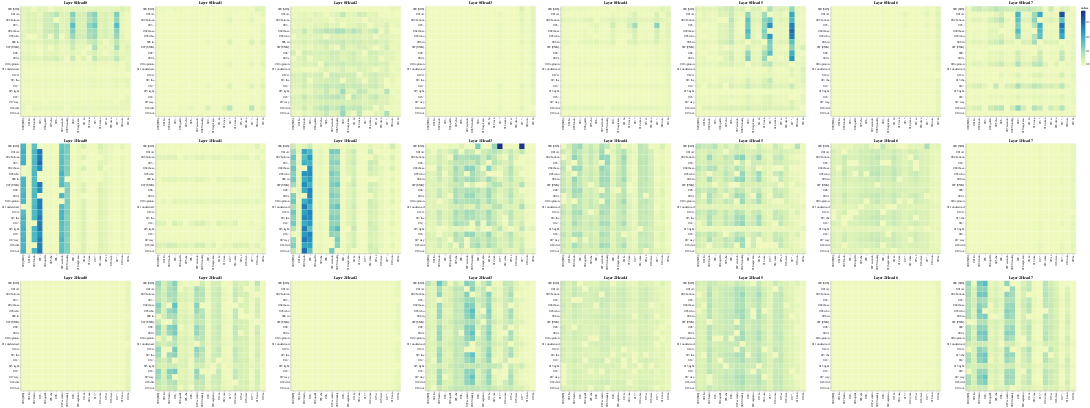

Notebook source saved alongside this figure:
### Code cell
# Encoder Self-Attention
get_all_attention_maps("encoder-decoder", layers, heads, encoder_input_tokens, decoder_input_tokens, min(20, sentence_len))

### Figure 1 — Vega-Lite specification as saved in the notebook (floating-point values rounded to 4 significant figures; data arrays with more than 128 entries replaced by an {"elided": "..."} marker saying what was removed)
{"config": {"view": {"continuousWidth": 300, "continuousHeight": 300}}, "vconcat": [{"hconcat": [{"data": {"name": "data-a505d3f398348049e02916037ff9f5dc"}, "mark": {"type": "rect"}, "encoding": {"color": {"field": "value", "type": "quantitative"}, "tooltip": [{"field": "row", "type": "quantitative"}, {"field": "column", "type": "quantitative"}, {"field": "value", "type": "quantitative"}, {"field": "row_token", "type": "nominal"}, {"field": "col_token", "type": "nominal"}], "x": {"axis": {"title": ""}, "field": "col_token", "type": "nominal"}, "y": {"axis": {"title": ""}, "field": "row_token", "type": "nominal"}}, "height": 400, "name": "view_49", "title": "Layer 0 Head 0", "width": 400}, {"data": {"name": "data-76799fadc1f2eacd3e44edfbbd1934a6"}, "mark": {"type": "rect"}, "encoding": {"color": {"field": "value", "type": "quantitative"}, "tooltip": [{"field": "row", "type": "quantitative"}, {"field": "column", "type": "quantitative"}, {"field": "value", "type": "quantitative"}, {"field": "row_token", "type": "nominal"}, {"field": "col_token", "type": "nominal"}], "x": {"axis": {"title": ""}, "field": "col_token", "type": "nominal"}, "y": {"axis": {"title": ""}, "field": "row_token", "type": "nominal"}}, "height": 400, "name": "view_50", "title": "Layer 0 Head 1", "width": 400}, {"data": {"name": "data-00a01d9a278de789f618cf6ec7fddb83"}, "mark": {"type": "rect"}, "encoding": {"color": {"field": "value", "type": "quantitative"}, "tooltip": [{"field": "row", "type": "quantitative"}, {"field": "column", "type": "quantitative"}, {"field": "value", "type": "quantitative"}, {"field": "row_token", "type": "nominal"}, {"field": "col_token", "type": "nominal"}], "x": {"axis": {"title": ""}, "field": "col_token", "type": "nominal"}, "y": {"axis": {"title": ""}, "field": "row_token", "type": "nominal"}}, "height": 400, "name": "view_51", "title": "Layer 0 Head 2", "width": 400}, {"data": {"name": "data-da35a3035d728d6fe9bac64da3132824"}, "mark": {"type": "rect"}, "encoding": {"color": {"field": "value", "type": "quantitative"}, "tooltip": [{"field": "row", "type": "quantitative"}, {"field": "column", "type": "quantitative"}, {"field": "value", "type": "quantitative"}, {"field": "row_token", "type": "nominal"}, {"field": "col_token", "type": "nominal"}], "x": {"axis": {"title": ""}, "field": "col_token", "type": "nominal"}, "y": {"axis": {"title": ""}, "field": "row_token", "type": "nominal"}}, "height": 400, "name": "view_52", "title": "Layer 0 Head 3", "width": 400}, {"data": {"name": "data-17166c7a7bf9b76b0e42576757b5bdd2"}, "mark": {"type": "rect"}, "encoding": {"color": {"field": "value", "type": "quantitative"}, "tooltip": [{"field": "row", "type": "quantitative"}, {"field": "column", "type": "quantitative"}, {"field": "value", "type": "quantitative"}, {"field": "row_token", "type": "nominal"}, {"field": "col_token", "type": "nominal"}], "x": {"axis": {"title": ""}, "field": "col_token", "type": "nominal"}, "y": {"axis": {"title": ""}, "field": "row_token", "type": "nominal"}}, "height": 400, "name": "view_53", "title": "Layer 0 Head 4", "width": 400}, {"data": {"name": "data-c55b513bbf7b7512117fe13c001ed343"}, "mark": {"type": "rect"}, "encoding": {"color": {"field": "value", "type": "quantitative"}, "tooltip": [{"field": "row", "type": "quantitative"}, {"field": "column", "type": "quantitative"}, {"field": "value", "type": "quantitative"}, {"field": "row_token", "type": "nominal"}, {"field": "col_token", "type": "nominal"}], "x": {"axis": {"title": ""}, "field": "col_token", "type": "nominal"}, "y": {"axis": {"title": ""}, "field": "row_token", "type": "nominal"}}, "height": 400, "name": "view_54", "title": "Layer 0 Head 5", "width": 400}, {"data": {"name": "data-965ada48eca8078397c8f42ad1e2ef6b"}, "mark": {"type": "rect"}, "encoding": {"color": {"field": "value", "type": "quantitative"}, "tooltip": [{"field": "row", "type": "quantitative"}, {"field": "column", "type": "quantitative"}, {"field": "value", "type": "quantitative"}, {"field": "row_token", "type": "nominal"}, {"field": "col_token", "type": "nominal"}], "x": {"axis": {"title": ""}, "field": "col_token", "type": "nominal"}, "y": {"axis": {"title": ""}, "field": "row_token", "type": "nominal"}}, "height": 400, "name": "view_55", "title": "Layer 0 Head 6", "width": 400}, {"data": {"name": "data-a319c70dac8aabd1bd05afb7f6eed7a0"}, "mark": {"type": "rect"}, "encoding": {"color": {"field": "value", "type": "quantitative"}, "tooltip": [{"field": "row", "type": "quantitative"}, {"field": "column", "type": "quantitative"}, {"field": "value", "type": "quantitative"}, {"field": "row_token", "type": "nominal"}, {"field": "col_token", "type": "nominal"}], "x": {"axis": {"title": ""}, "field": "col_token", "type": "nominal"}, "y": {"axis": {"title": ""}, "field": "row_token", "type": "nominal"}}, "height": 400, "name": "view_56", "title": "Layer 0 Head 7", "width": 400}]}, {"hconcat": [{"data": {"name": "data-797405387a1672751ed2cf8e4fb86b34"}, "mark": {"type": "rect"}, "encoding": {"color": {"field": "value", "type": "quantitative"}, "tooltip": [{"field": "row", "type": "quantitative"}, {"field": "column", "type": "quantitative"}, {"field": "value", "type": "quantitative"}, {"field": "row_token", "type": "nominal"}, {"field": "col_token", "type": "nominal"}], "x": {"axis": {"title": ""}, "field": "col_token", "type": "nominal"}, "y": {"axis": {"title": ""}, "field": "row_token", "type": "nominal"}}, "height": 400, "name": "view_57", "title": "Layer 1 Head 0", "width": 400}, {"data": {"name": "data-cbec1fbc4f4e9ceaef297f911760397f"}, "mark": {"type": "rect"}, "encoding": {"color": {"field": "value", "type": "quantitative"}, "tooltip": [{"field": "row", "type": "quantitative"}, {"field": "column", "type": "quantitative"}, {"field": "value", "type": "quantitative"}, {"field": "row_token", "type": "nominal"}, {"field": "col_token", "type": "nominal"}], "x": {"axis": {"title": ""}, "field": "col_token", "type": "nominal"}, "y": {"axis": {"title": ""}, "field": "row_token", "type": "nominal"}}, "height": 400, "name": "view_58", "title": "Layer 1 Head 1", "width": 400}, {"data": {"name": "data-3c429db9ceb5cbb0e493cf70ff7dc5cd"}, "mark": {"type": "rect"}, "encoding": {"color": {"field": "value", "type": "quantitative"}, "tooltip": [{"field": "row", "type": "quantitative"}, {"field": "column", "type": "quantitative"}, {"field": "value", "type": "quantitative"}, {"field": "row_token", "type": "nominal"}, {"field": "col_token", "type": "nominal"}], "x": {"axis": {"title": ""}, "field": "col_token", "type": "nominal"}, "y": {"axis": {"title": ""}, "field": "row_token", "type": "nominal"}}, "height": 400, "name": "view_59", "title": "Layer 1 Head 2", "width": 400}, {"data": {"name": "data-470809147c79eb2afc1aad56dbbef430"}, "mark": {"type": "rect"}, "encoding": {"color": {"field": "value", "type": "quantitative"}, "tooltip": [{"field": "row", "type": "quantitative"}, {"field": "column", "type": "quantitative"}, {"field": "value", "type": "quantitative"}, {"field": "row_token", "type": "nominal"}, {"field": "col_token", "type": "nominal"}], "x": {"axis": {"title": ""}, "field": "col_token", "type": "nominal"}, "y": {"axis": {"title": ""}, "field": "row_token", "type": "nominal"}}, "height": 400, "name": "view_60", "title": "Layer 1 Head 3", "width": 400}, {"data": {"name": "data-2ececeecbc47e2fc3757e13852e15bf4"}, "mark": {"type": "rect"}, "encoding": {"color": {"field": "value", "type": "quantitative"}, "tooltip": [{"field": "row", "type": "quantitative"}, {"field": "column", "type": "quantitative"}, {"field": "value", "type": "quantitative"}, {"field": "row_token", "type": "nominal"}, {"field": "col_token", "type": "nominal"}], "x": {"axis": {"title": ""}, "field": "col_token", "type": "nominal"}, "y": {"axis": {"title": ""}, "field": "row_token", "type": "nominal"}}, "height": 400, "name": "view_61", "title": "Layer 1 Head 4", "width": 400}, {"data": {"name": "data-897d1a62540c1076f25cd64d4ea51b50"}, "mark": {"type": "rect"}, "encoding": {"color": {"field": "value", "type": "quantitative"}, "tooltip": [{"field": "row", "type": "quantitative"}, {"field": "column", "type": "quantitative"}, {"field": "value", "type": "quantitative"}, {"field": "row_token", "type": "nominal"}, {"field": "col_token", "type": "nominal"}], "x": {"axis": {"title": ""}, "field": "col_token", "type": "nominal"}, "y": {"axis": {"title": ""}, "field": "row_token", "type": "nominal"}}, "height": 400, "name": "view_62", "title": "Layer 1 Head 5", "width": 400}, {"data": {"name": "data-ac4651dd0b32dba531f514d3582eb6e9"}, "mark": {"type": "rect"}, "encoding": {"color": {"field": "value", "type": "quantitative"}, "tooltip": [{"field": "row", "type": "quantitative"}, {"field": "column", "type": "quantitative"}, {"field": "value", "type": "quantitative"}, {"field": "row_token", "type": "nominal"}, {"field": "col_token", "type": "nominal"}], "x": {"axis": {"title": ""}, "field": "col_token", "type": "nominal"}, "y": {"axis": {"title": ""}, "field": "row_token", "type": "nominal"}}, "height": 400, "name": "view_63", "title": "Layer 1 Head 6", "width": 400}, {"data": {"name": "data-5f78f643996300c26e1ec460f6e53603"}, "mark": {"type": "rect"}, "encoding": {"color": {"field": "value", "type": "quantitative"}, "tooltip": [{"field": "row", "type": "quantitative"}, {"field": "column", "type": "quantitative"}, {"field": "value", "type": "quantitative"}, {"field": "row_token", "type": "nominal"}, {"field": "col_token", "type": "nominal"}], "x": {"axis": {"title": ""}, "field": "col_token", "type": "nominal"}, "y": {"axis": {"title": ""}, "field": "row_token", "type": "nominal"}}, "height": 400, "name": "view_64", "title": "Layer 1 Head 7", "width": 400}]}, {"hconcat": [{"data": {"name": "data-938bcfefe738fa919bcfc15be92fc74e"}, "mark": {"type": "rect"}, "encoding": {"color": {"field": "value", "type": "quantitative"}, "tooltip": [{"field": "row", "type": "quantitative"}, {"field": "column", "type": "quantitative"}, {"field": "value", "type": "quantitative"}, {"field": "row_token", "type": "nominal"}, {"field": "col_token", "type": "nominal"}], "x": {"axis": {"title": ""}, "field": "col_token", "type": "nominal"}, "y": {"axis": {"title": ""}, "field": "row_token", "type": "nominal"}}, "height": 400, "name": "view_65", "title": "Layer 2 Head 0", "width": 400}, {"data": {"name": "data-04afc5d1a356b081bc049e9c800abffc"}, "mark": {"type": "rect"}, "encoding": {"color": {"field": "value", "type": "quantitative"}, "tooltip": [{"field": "row", "type": "quantitative"}, {"field": "column", "type": "quantitative"}, {"field": "value", "type": "quantitative"}, {"field": "row_token", "type": "nominal"}, {"field": "col_token", "type": "nominal"}], "x": {"axis": {"title": ""}, "field": "col_token", "type": "nominal"}, "y": {"axis": {"title": ""}, "field": "row_token", "type": "nominal"}}, "height": 400, "name": "view_66", "title": "Layer 2 Head 1", "width": 400}, {"data": {"name": "data-9bf0dfef975f7bb84484632cac7a26b4"}, "mark": {"type": "rect"}, "encoding": {"color": {"field": "value", "type": "quantitative"}, "tooltip": [{"field": "row", "type": "quantitative"}, {"field": "column", "type": "quantitative"}, {"field": "value", "type": "quantitative"}, {"field": "row_token", "type": "nominal"}, {"field": "col_token", "type": "nominal"}], "x": {"axis": {"title": ""}, "field": "col_token", "type": "nominal"}, "y": {"axis": {"title": ""}, "field": "row_token", "type": "nominal"}}, "height": 400, "name": "view_67", "title": "Layer 2 Head 2", "width": 400}, {"data": {"name": "data-87f73203bcba9ca69d3bf032af3a9ff2"}, "mark": {"type": "rect"}, "encoding": {"color": {"field": "value", "type": "quantitative"}, "tooltip": [{"field": "row", "type": "quantitative"}, {"field": "column", "type": "quantitative"}, {"field": "value", "type": "quantitative"}, {"field": "row_token", "type": "nominal"}, {"field": "col_token", "type": "nominal"}], "x": {"axis": {"title": ""}, "field": "col_token", "type": "nominal"}, "y": {"axis": {"title": ""}, "field": "row_token", "type": "nominal"}}, "height": 400, "name": "view_68", "title": "Layer 2 Head 3", "width": 400}, {"data": {"name": "data-a7d5bc6a9082584f10498e36dca4b5ea"}, "mark": {"type": "rect"}, "encoding": {"color": {"field": "value", "type": "quantitative"}, "tooltip": [{"field": "row", "type": "quantitative"}, {"field": "column", "type": "quantitative"}, {"field": "value", "type": "quantitative"}, {"field": "row_token", "type": "nominal"}, {"field": "col_token", "type": "nominal"}], "x": {"axis": {"title": ""}, "field": "col_token", "type": "nominal"}, "y": {"axis": {"title": ""}, "field": "row_token", "type": "nominal"}}, "height": 400, "name": "view_69", "title": "Layer 2 Head 4", "width": 400}, {"data": {"name": "data-6a75c38fc9f19a0daca3747044505d36"}, "mark": {"type": "rect"}, "encoding": {"color": {"field": "value", "type": "quantitative"}, "tooltip": [{"field": "row", "type": "quantitative"}, {"field": "column", "type": "quantitative"}, {"field": "value", "type": "quantitative"}, {"field": "row_token", "type": "nominal"}, {"field": "col_token", "type": "nominal"}], "x": {"axis": {"title": ""}, "field": "col_token", "type": "nominal"}, "y": {"axis": {"title": ""}, "field": "row_token", "type": "nominal"}}, "height": 400, "name": "view_70", "title": "Layer 2 Head 5", "width": 400}, {"data": {"name": "data-60f40f6768cc2bd49c2993199da58604"}, "mark": {"type": "rect"}, "encoding": {"color": {"field": "value", "type": "quantitative"}, "tooltip": [{"field": "row", "type": "quantitative"}, {"field": "column", "type": "quantitative"}, {"field": "value", "type": "quantitative"}, {"field": "row_token", "type": "nominal"}, {"field": "col_token", "type": "nominal"}], "x": {"axis": {"title": ""}, "field": "col_token", "type": "nominal"}, "y": {"axis": {"title": ""}, "field": "row_token", "type": "nominal"}}, "height": 400, "name": "view_71", "title": "Layer 2 Head 6", "width": 400}, {"data": {"name": "data-d68f4bb28645b503cb6aed59e9b93899"}, "mark": {"type": "rect"}, "encoding": {"color": {"field": "value", "type": "quantitative"}, "tooltip": [{"field": "row", "type": "quantitative"}, {"field": "column", "type": "quantitative"}, {"field": "value", "type": "quantitative"}, {"field": "row_token", "type": "nominal"}, {"field": "col_token", "type": "nominal"}], "x": {"axis": {"title": ""}, "field": "col_token", "type": "nominal"}, "y": {"axis": {"title": ""}, "field": "row_token", "type": "nominal"}}, "height": 400, "name": "view_72", "title": "Layer 2 Head 7", "width": 400}]}], "params": [{"name": "param_49", "select": {"type": "interval", "encodings": ["x", "y"]}, "bind": "scales", "views": ["view_49"]}, {"name": "param_50", "select": {"type": "interval", "encodings": ["x", "y"]}, "bind": "scales", "views": ["view_50"]}, {"name": "param_51", "select": {"type": "interval", "encodings": ["x", "y"]}, "bind": "scales", "views": ["view_51"]}, {"name": "param_52", "select": {"type": "interval", "encodings": ["x", "y"]}, "bind": "scales", "views": ["view_52"]}, {"name": "param_53", "select": {"type": "interval", "encodings": ["x", "y"]}, "bind": "scales", "views": ["view_53"]}, {"name": "param_54", "select": {"type": "interval", "encodings": ["x", "y"]}, "bind": "scales", "views": ["view_54"]}, {"name": "param_55", "select": {"type": "interval", "encodings": ["x", "y"]}, "bind": "scales", "views": ["view_55"]}, {"name": "param_56", "select": {"type": "interval", "encodings": ["x", "y"]}, "bind": "scales", "views": ["view_56"]}, {"name": "param_57", "select": {"type": "interval", "encodings": ["x", "y"]}, "bind": "scales", "views": ["view_57"]}, {"name": "param_58", "select": {"type": "interval", "encodings": ["x", "y"]}, "bind": "scales", "views": ["view_58"]}, {"name": "param_59", "select": {"type": "interval", "encodings": ["x", "y"]}, "bind": "scales", "views": ["view_59"]}, {"name": "param_60", "select": {"type": "interval", "encodings": ["x", "y"]}, "bind": "scales", "views": ["view_60"]}, {"name": "param_61", "select": {"type": "interval", "encodings": ["x", "y"]}, "bind": "scales", "views": ["view_61"]}, {"name": "param_62", "select": {"type": "interval", "encodings": ["x", "y"]}, "bind": "scales", "views": ["view_62"]}, {"name": "param_63", "select": {"type": "interval", "encodings": ["x", "y"]}, "bind": "scales", "views": ["view_63"]}, {"name": "param_64", "select": {"type": "interval", "encodings": ["x", "y"]}, "bind": "scales", "views": ["view_64"]}, {"name": "param_65", "select": {"type": "interval", "encodings": ["x", "y"]}, "bind": "scales", "views": ["view_65"]}, {"name": "param_66", "select": {"type": "interval", "encodings": ["x", "y"]}, "bind": "scales", "views": ["view_66"]}, {"name": "param_67", "select": {"type": "interval", "encodings": ["x", "y"]}, "bind": "scales", "views": ["view_67"]}, {"name": "param_68", "select": {"type": "interval", "encodings": ["x", "y"]}, "bind": "scales", "views": ["view_68"]}, {"name": "param_69", "select": {"type": "interval", "encodings": ["x", "y"]}, "bind": "scales", "views": ["view_69"]}, {"name": "param_70", "select": {"type": "interval", "encodings": ["x", "y"]}, "bind": "scales", "views": ["view_70"]}, {"name": "param_71", "select": {"type": "interval", "encodings": ["x", "y"]}, "bind": "scales", "views": ["view_71"]}, {"name": "param_72", "select": {"type": "interval", "encodings": ["x", "y"]}, "bind": "scales", "views": ["view_72"]}], "$schema": "https://vega.github.io/schema/vega-lite/v5.17.0.json", "datasets": {"data-a505d3f398348049e02916037ff9f5dc": {"elided": "400 records"}, "data-76799fadc1f2eacd3e44edfbbd1934a6": {"elided": "400 records"}, "data-00a01d9a278de789f618cf6ec7fddb83": {"elided": "400 records"}, "data-da35a3035d728d6fe9bac64da3132824": {"elided": "400 records"}, "data-17166c7a7bf9b76b0e42576757b5bdd2": {"elided": "400 records"}, "data-c55b513bbf7b7512117fe13c001ed343": {"elided": "400 records"}, "data-965ada48eca8078397c8f42ad1e2ef6b": {"elided": "400 records"}, "data-a319c70dac8aabd1bd05afb7f6eed7a0": {"elided": "400 records"}, "data-797405387a1672751ed2cf8e4fb86b34": {"elided": "400 records"}, "data-cbec1fbc4f4e9ceaef297f911760397f": {"elided": "400 records"}, "data-3c429db9ceb5cbb0e493cf70ff7dc5cd": {"elided": "400 records"}, "data-470809147c79eb2afc1aad56dbbef430": {"elided": "400 records"}, "data-2ececeecbc47e2fc3757e13852e15bf4": {"elided": "400 records"}, "data-897d1a62540c1076f25cd64d4ea51b50": {"elided": "400 records"}, "data-ac4651dd0b32dba531f514d3582eb6e9": {"elided": "400 records"}, "data-5f78f643996300c26e1ec460f6e53603": {"elided": "400 records"}, "data-938bcfefe738fa919bcfc15be92fc74e": {"elided": "400 records"}, "data-04afc5d1a356b081bc049e9c800abffc": {"elided": "400 records"}, "data-9bf0dfef975f7bb84484632cac7a26b4": {"elided": "400 records"}, "data-87f73203bcba9ca69d3bf032af3a9ff2": {"elided": "400 records"}, "data-a7d5bc6a9082584f10498e36dca4b5ea": {"elided": "400 records"}, "data-6a75c38fc9f19a0daca3747044505d36": {"elided": "400 records"}, "data-60f40f6768cc2bd49c2993199da58604": {"elided": "400 records"}, "data-d68f4bb28645b503cb6aed59e9b93899": {"elided": "400 records"}}}
